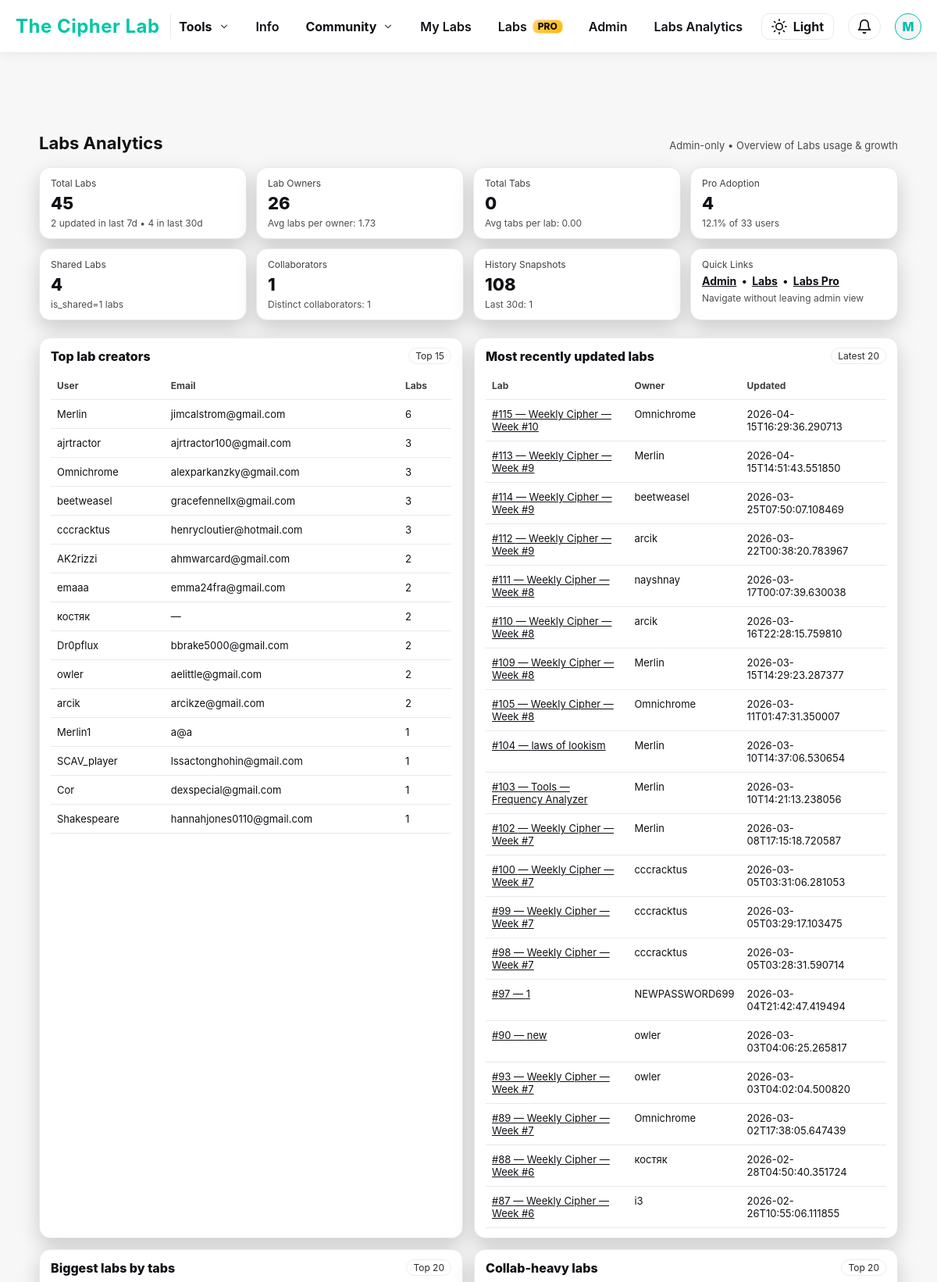
The app's page /admin/labs-analytics (signed in, upper part) with its own data.
### tables this page shows
CREATE TABLE users (
    id INTEGER PRIMARY KEY AUTOINCREMENT,
    username TEXT UNIQUE NOT NULL,
    email TEXT UNIQUE NOT NULL,
    password_hash TEXT NOT NULL,
    is_admin INTEGER NOT NULL DEFAULT 0,
    created_at TEXT NOT NULL,
    banned INTEGER DEFAULT 0
, has_posted INTEGER NOT NULL DEFAULT 0, labs_info_seen INTEGER NOT NULL DEFAULT 0, is_pro INTEGER DEFAULT 0, stripe_customer_id TEXT, pro_since TEXT, stripe_subscription_id TEXT, pro_until TEXT, pro_current_period_end TEXT, pro_cancel_at_period_end INTEGER NOT NULL DEFAULT 0, labs_tour_seen INTEGER NOT NULL DEFAULT 0, google_sub TEXT, avatar_url TEXT, auth_provider TEXT NOT NULL DEFAULT 'local', needs_password INTEGER NOT NULL DEFAULT 0, needs_username INTEGER NOT NULL DEFAULT 0);

CREATE TABLE workspaces (
  id INTEGER PRIMARY KEY AUTOINCREMENT,
  owner_id INTEGER NOT NULL,
  title TEXT NOT NULL DEFAULT 'Untitled Workspace',
  cipher_text TEXT NOT NULL DEFAULT '',
  notes TEXT NOT NULL DEFAULT '',
  cipher_image_filename TEXT,
  created_at TEXT NOT NULL DEFAULT CURRENT_TIMESTAMP,
  updated_at TEXT NOT NULL DEFAULT CURRENT_TIMESTAMP, order_index INTEGER NOT NULL DEFAULT 0, share_token TEXT, is_shared INTEGER NOT NULL DEFAULT 0, last_edited_by INTEGER,
  FOREIGN KEY(owner_id) REFERENCES users(id)
);

### app.py (the view)
@app.route("/admin/labs-analytics")
@admin_required
def admin_labs_analytics():
    user = current_user()
    conn = get_db()
    def q1(sql, params=()):
        return conn.execute(sql, params).fetchone()
    def qall(sql, params=()):
        return conn.execute(sql, params).fetchall()
    total_labs = q1("SELECT COUNT(*) AS c FROM workspaces").fetchone()["c"] if False else q1(
        "SELECT COUNT(*) AS c FROM workspaces"
    )["c"]
    labs_last_7d = q1("""
        SELECT COUNT(*) AS c
        FROM workspaces
        WHERE datetime(updated_at) >= datetime('now','-7 days')
    """)["c"]
    labs_last_30d = q1("""
        SELECT COUNT(*) AS c
        FROM workspaces
        WHERE datetime(updated_at) >= datetime('now','-30 days')
    """)["c"]
    owners = q1("SELECT COUNT(DISTINCT owner_id) AS c FROM workspaces")["c"] or 0
    avg_labs_per_owner = (total_labs / owners) if owners else 0
    try:
        total_tabs = q1("SELECT COUNT(*) AS c FROM workspace_images")["c"]
        avg_tabs_per_lab = (total_tabs / total_labs) if total_labs else 0
    except Exception:
        total_tabs = None
        avg_tabs_per_lab = None
    try:
        shared_labs = q1("SELECT COUNT(*) AS c FROM workspaces WHERE is_shared=1")["c"]
    except Exception:
        shared_labs = None
    try:
        total_collab_rows = q1("SELECT COUNT(*) AS c FROM workspace_collaborators")["c"]
        distinct_collaborators = q1("SELECT COUNT(DISTINCT user_id) AS c FROM workspace_collaborators")["c"]
    except Exception:
        total_collab_rows = None
        distinct_collaborators = None
    try:
        total_snapshots = q1("SELECT COUNT(*) AS c FROM workspace_history")["c"]
        snapshots_last_30d = q1("""
            SELECT COUNT(*) AS c
            FROM workspace_history
            WHERE datetime(created_at) >= datetime('now','-30 days')
        """)["c"]
    except Exception:
        total_snapshots = None
        snapshots_last_30d = None
    try:
        pro_users = q1("SELECT COUNT(*) AS c FROM users WHERE is_pro=1")["c"]
        total_users = q1("SELECT COUNT(*) AS c FROM users")["c"]
        pro_rate = (pro_users / total_users) * 100 if total_users else 0
    except Exception:
        pro_users = None
        total_users = None
        pro_rate = None
    top_lab_creators = qall("""
        SELECT u.username, u.email, COUNT(*) AS labs
        FROM workspaces w
        JOIN users u ON u.id = w.owner_id
        GROUP BY w.owner_id
        ORDER BY labs DESC
        LIMIT 15
    """)
    most_active_labs = qall("""
        SELECT w.id, w.title, u.username AS owner, w.updated_at
        FROM workspaces w
        JOIN users u ON u.id = w.owner_id
        ORDER BY datetime(w.updated_at) DESC
        LIMIT 20
    """)
    biggest_labs = []
    if total_tabs is not None:
        biggest_labs = qall("""
            SELECT w.id, w.title, u.username AS owner, COUNT(i.id) AS tabs
            FROM workspaces w
            JOIN users u ON u.id = w.owner_id
            LEFT JOIN workspace_images i ON i.workspace_id = w.id
            GROUP BY w.id
            ORDER BY tabs DESC
            LIMIT 20
        """)
    shared_labs_list = []
    if shared_labs is not None:
        shared_labs_list = qall("""
            SELECT w.id, w.title, u.username AS owner, w.updated_at
            FROM workspaces w
            JOIN users u ON u.id = w.owner_id
            WHERE w.is_shared=1
            ORDER BY datetime(w.updated_at) DESC
            LIMIT 20
        """)
    collab_heavy = []
    if total_collab_rows is not None:
        collab_heavy = qall("""
            SELECT w.id, w.title, u.username AS owner, COUNT(wc.id) AS collaborators
            FROM workspaces w
            JOIN users u ON u.id = w.owner_id
            LEFT JOIN workspace_collaborators wc ON wc.workspace_id = w.id
            GROUP BY w.id
            ORDER BY collaborators DESC
            LIMIT 20
        """)
    conn.close()
    return render_template(
        "admin_labs_analytics.html",
        user=user,
        total_labs=total_labs,
        labs_last_7d=labs_last_7d,
        labs_last_30d=labs_last_30d,
        owners=owners,
        avg_labs_per_owner=avg_labs_per_owner,
        total_tabs=total_tabs,
        avg_tabs_per_lab=avg_tabs_per_lab,
        shared_labs=shared_labs,
        total_collab_rows=total_collab_rows,
        distinct_collaborators=distinct_collaborators,
        total_snapshots=total_snapshots,
        snapshots_last_30d=snapshots_last_30d,
        pro_users=pro_users,
        total_users=total_users,
        pro_rate=pro_rate,
        top_lab_creators=top_lab_creators,
        most_active_labs=most_active_labs,
        biggest_labs=biggest_labs,
        shared_labs_list=shared_labs_list,
        collab_heavy=collab_heavy,
    )

### templates/admin_labs_analytics.html (shortened to what this page needs)
<!DOCTYPE html>
<html lang="en">
<head>
  <link rel="stylesheet" href="{{ url_for('static', filename='style.css') }}">
</head>
<body>
  {% include "base_nav.html" %}
  <div class="wrap">
    <div class="h">
      <h1>Labs Analytics</h1>
      <div class="muted">Admin-only • Overview of Labs usage & growth</div>
    </div>
    <div class="kpis">
      <div class="card">
        <div class="k">Total Labs</div>
        <div class="v">{{ total_labs }}</div>
        <div class="s">{{ labs_last_7d }} updated in last 7d • {{ labs_last_30d }} in last 30d</div>
      </div>
      <div class="card">
        <div class="k">Lab Owners</div>
        <div class="v">{{ owners }}</div>
        <div class="s">Avg labs per owner: {{ '%.2f'|format(avg_labs_per_owner) }}</div>
      </div>
      <div class="card">
        <div class="k">Total Tabs</div>
        <div class="v">{{ total_tabs if total_tabs is not none else "—" }}</div>
        <div class="s">Avg tabs per lab: {{ '%.2f'|format(avg_tabs_per_lab) if avg_tabs_per_lab is not none else "—" }}</div>
      </div>
      <div class="card">
        <div class="k">Pro Adoption</div>
        <div class="v">
          {% if pro_users is not none %}{{ pro_users }}{% else %}—{% endif %}
        </div>
        <div class="s">
          {% if pro_rate is not none %}
            {{ '%.1f'|format(pro_rate) }}% of {{ total_users }} users
          {% else %}
            —
          {% endif %}
        </div>
      </div>
      <div class="card">
        <div class="k">Shared Labs</div>
        <div class="v">{{ shared_labs if shared_labs is not none else "—" }}</div>
        <div class="s">is_shared=1 labs</div>
      </div>
      <div class="card">
        <div class="k">Collaborators</div>
        <div class="v">{{ total_collab_rows if total_collab_rows is not none else "—" }}</div>
        <div class="s">Distinct collaborators: {{ distinct_collaborators if distinct_collaborators is not none else "—" }}</div>
      </div>
      <div class="card">
        <div class="k">History Snapshots</div>
        <div class="v">{{ total_snapshots if total_snapshots is not none else "—" }}</div>
        <div class="s">Last 30d: {{ snapshots_last_30d if snapshots_last_30d is not none else "—" }}</div>
      </div>
      <div class="card">
        <div class="k">Quick Links</div>
        <div class="v" style="font-size:14px; font-weight:700;">
          <a href="{{ url_for('admin_dashboard') }}">Admin</a>
          &nbsp;•&nbsp;
          <a href="{{ url_for('workspace_list') }}">Labs</a>
          &nbsp;•&nbsp;
          <a href="{{ url_for('labs_pro_page') }}">Labs Pro</a>
        </div>
        <div class="s">Navigate without leaving admin view</div>
      </div>
    </div>
    <div class="grid2">
      <div class="card">
        <div style="display:flex; justify-content:space-between; align-items:center; gap:12px;">
          <div style="font-weight:800;">Top lab creators</div>
          <span class="pill">Top 15</span>
        </div>
        <div style="height:10px"></div>
        <table>
          <thead>
            <tr><th>User</th><th>Email</th><th>Labs</th></tr>
          </thead>
          <tbody>
            {% for r in top_lab_creators %}
              <tr>
                <td>{{ r["username"] }}</td>
                <td>{{ r["email"] or "—" }}</td>
                <td>{{ r["labs"] }}</td>
              </tr>
            {% else %}
              <tr><td colspan="3">No data yet.</td></tr>
            {% endfor %}
          </tbody>
        </table>
      </div>
      <div class="card">
        <div style="display:flex; justify-content:space-between; align-items:center; gap:12px;">
          <div style="font-weight:800;">Most recently updated labs</div>
          <span class="pill">Latest 20</span>
        </div>
        <div style="height:10px"></div>
        <table>
          <thead>
            <tr><th>Lab</th><th>Owner</th><th>Updated</th></tr>
          </thead>
          <tbody>
            {% for w in most_active_labs %}
              <tr>
                <td><a href="{{ url_for('admin_lab_view', ws_id=w['id']) }}">#{{ w["id"] }} — {{ w["title"] }}</a></td>
                <td>{{ w["owner"] }}</td>
                <td>{{ w["updated_at"] }}</td>
              </tr>
            {% else %}
              <tr><td colspan="3">No labs yet.</td></tr>
            {% endfor %}
          </tbody>
        </table>
      </div>
    </div>
    <div class="grid2" style="margin-top:14px;">
      <div class="card">
        <div style="display:flex; justify-content:space-between; align-items:center; gap:12px;">
          <div style="font-weight:800;">Biggest labs by tabs</div>
          <span class="pill">Top 20</span>
        </div>
        <div style="height:10px"></div>
      </div>
      <div class="card">
        <div style="display:flex; justify-content:space-between; align-items:center; gap:12px;">
          <div style="font-weight:800;">Collab-heavy labs</div>
          <span class="pill">Top 20</span>
        </div>
        <div style="height:10px"></div>
      </div>
    </div>
  </div>
</body>
</html>

### templates/base_nav.html (shortened to what this page needs)
<nav class="navbar">
  {% set setup_needed = setup_needed_global|default(false) %}
  <div class="nav-left">
    <a href="{{ url_for('index') }}" class="nav-logo">The Cipher Lab</a>
  </div>
  <ul class="nav-items" id="nav-menu">
    <li class="nav-dd" data-dd="tools">
      <button class="nav-dd-trigger" type="button" aria-expanded="false">
        Tools
        <span class="nav-dd-caret" aria-hidden="true">
          <svg viewBox="0 0 24 24" fill="none" stroke="currentColor" stroke-width="2"
               stroke-linecap="round" stroke-linejoin="round">
            <polyline points="6 9 12 15 18 9"></polyline>
          </svg>
        </span>
      </button>
    </li>
    <li class="d-only"><a class="nav-link" href="{{ url_for('info_page') }}">Info</a></li>
    <li class="nav-dd" data-dd="community">
      <button class="nav-dd-trigger" type="button" aria-expanded="false">
        Community
        <span class="nav-dd-caret" aria-hidden="true">
          <svg viewBox="0 0 24 24" fill="none" stroke="currentColor" stroke-width="2"
               stroke-linecap="round" stroke-linejoin="round">
            <polyline points="6 9 12 15 18 9"></polyline>
          </svg>
        </span>
      </button>
    </li>
    <li class="d-only"><a class="nav-link" href="{{ url_for('workspace_list') }}">My Labs</a></li>
    <li class="d-only">
      <a class="nav-link" href="{{ url_for('labs_pro_page') }}">
        Labs <span class="pro-badge">PRO</span>
      </a>
    </li>
    {% if user and user.is_admin %}
      <li class="d-only"><a class="nav-link" href="{{ url_for('admin_dashboard') }}">Admin</a></li>
      <li class="d-only"><a class="nav-link" href="{{ url_for('admin_labs_analytics') }}">Labs Analytics</a></li>
    {% endif %}
  </ul>
  <div class="nav-right">
    <button id="theme-toggle" aria-label="Toggle theme" title="Toggle theme">
      <svg id="theme-icon" xmlns="http://www.w3.org/2000/svg" width="20" height="20"
           viewBox="0 0 24 24" fill="none" stroke="currentColor"
           stroke-width="2" stroke-linecap="round" stroke-linejoin="round"></svg>
      <span id="theme-toggle-text">Dark</span>
    </button>
    {% if user %}
      <div class="notif-wrapper">
        <button id="notif-btn" class="notif-btn" aria-label="Notifications" title="Notifications">
          <svg id="notif-icon" xmlns="http://www.w3.org/2000/svg" width="20" height="20"
               viewBox="0 0 24 24" fill="none" stroke="currentColor"
               stroke-width="2" stroke-linecap="round" stroke-linejoin="round">
            <path d="M18 8a6 6 0 0 0-12 0c0 7-3 9-3 9h18s-3-2-3-9"></path>
            <path d="M13.73 21a2 2 0 0 1-3.46 0"></path>
          </svg>
        </button>
      </div>
      <div class="profile-dropdown" id="profile-dd">
        <button class="profile-btn" id="profile-btn" aria-label="Profile menu" aria-expanded="false">
          <div class="avatar{% if setup_needed %} setup-pulse{% endif %}">{{ user['username'][0].upper() }}</div>
        </button>
      </div>
    {% endif %}
  </div>
</nav>

### records on screen
users: username "M", username "Merlin", email "jimcalstrom@gmail.com", labs "6"
users: username "ajrtractor", email "ajrtractor100@gmail.com", labs "3"
users: username "Omnichrome", email "alexparkanzky@gmail.com", labs "3"
users: username "beetweasel", email "gracefennellx@gmail.com", labs "3"
users: username "cccracktus", email "henrycloutier@hotmail.com", labs "3"
users: username "AK2rizzi", email "ahmwarcard@gmail.com", labs "2"
users: username "emaaa", email "emma24fra@gmail.com", labs "2"
users: username "костяк", r "—", labs "2"
users: username "Dr0pflux", email "bbrake5000@gmail.com", labs "2"
users: username "owler", email "aelittle@gmail.com", labs "2"
users: username "arcik", email "arcikze@gmail.com", labs "2"
users: username "Merlin1", email "a@a", labs "1"
users: username "SCAV_player", email "lssactonghohin@gmail.com", labs "1"
users: username "Cor", email "dexspecial@gmail.com", labs "1"
users: username "Shakespeare", email "hannahjones0110@gmail.com", labs "1"
workspaces: id "115", title "Weekly Cipher — Week #10", owner "Omnichrome", updated_at "2026-04-15T16:29:36.290713"
workspaces: id "113", title "Weekly Cipher — Week #9", owner "Merlin", updated_at "2026-04-15T14:51:43.551850"
workspaces: id "114", title "Weekly Cipher — Week #9", owner "beetweasel", updated_at "2026-03-25T07:50:07.108469"
workspaces: id "112", title "Weekly Cipher — Week #9", owner "arcik", updated_at "2026-03-22T00:38:20.783967"
workspaces: id "111", title "Weekly Cipher — Week #8", owner "nayshnay", updated_at "2026-03-17T00:07:39.630038"
workspaces: id "110", title "Weekly Cipher — Week #8", owner "arcik", updated_at "2026-03-16T22:28:15.759810"
workspaces: id "109", title "Weekly Cipher — Week #8", owner "Merlin", updated_at "2026-03-15T14:29:23.287377"
workspaces: id "105", title "Weekly Cipher — Week #8", owner "Omnichrome", updated_at "2026-03-11T01:47:31.350007"
workspaces: id "104", title "laws of lookism", owner "Merlin", updated_at "2026-03-10T14:37:06.530654"
workspaces: id "103", title "Tools — Frequency Analyzer", owner "Merlin", updated_at "2026-03-10T14:21:13.238056"
workspaces: id "102", title "Weekly Cipher — Week #7", owner "Merlin", updated_at "2026-03-08T17:15:18.720587"
workspaces: id "100", title "Weekly Cipher — Week #7", owner "cccracktus", updated_at "2026-03-05T03:31:06.281053"
workspaces: id "99", title "Weekly Cipher — Week #7", owner "cccracktus", updated_at "2026-03-05T03:29:17.103475"
workspaces: id "98", title "Weekly Cipher — Week #7", owner "cccracktus", updated_at "2026-03-05T03:28:31.590714"
workspaces: id "97", title "1", owner "NEWPASSWORD699", updated_at "2026-03-04T21:42:47.419494"
workspaces: id "90", title "new", owner "owler", updated_at "2026-03-03T04:06:25.265817"
workspaces: id "93", title "Weekly Cipher — Week #7", owner "owler", updated_at "2026-03-03T04:02:04.500820"
workspaces: id "89", title "Weekly Cipher — Week #7", owner "Omnichrome", updated_at "2026-03-02T17:38:05.647439"
workspaces: id "88", title "Weekly Cipher — Week #6", owner "костяк", updated_at "2026-02-28T04:50:40.351724"
workspaces: id "87", title "Weekly Cipher — Week #6", owner "i3", updated_at "2026-02-26T10:55:06.111855"

### other values on screen
{{ total_labs }} "45"
{{ labs_last_7d }} "2"
{{ labs_last_30d }} "4"
{{ owners }} "26"
{{ '%.2f'|format(avg_labs_per_owner) }} "1.73"
{{ total_tabs if total_tabs is not none else "—" }} "0"
{{ pro_users }} "4"
{{ '%.1f'|format(pro_rate) }} "12.1"
{{ total_users }} "33"
{{ shared_labs if shared_labs is not none else "—" }} "4"
{{ total_collab_rows if total_collab_rows is not none else "—" }} "1"
{{ distinct_collaborators if distinct_collaborators is not none else "—" }} "1"
{{ total_snapshots if total_snapshots is not none else "—" }} "108"
{{ snapshots_last_30d if snapshots_last_30d is not none else "—" }} "1"
